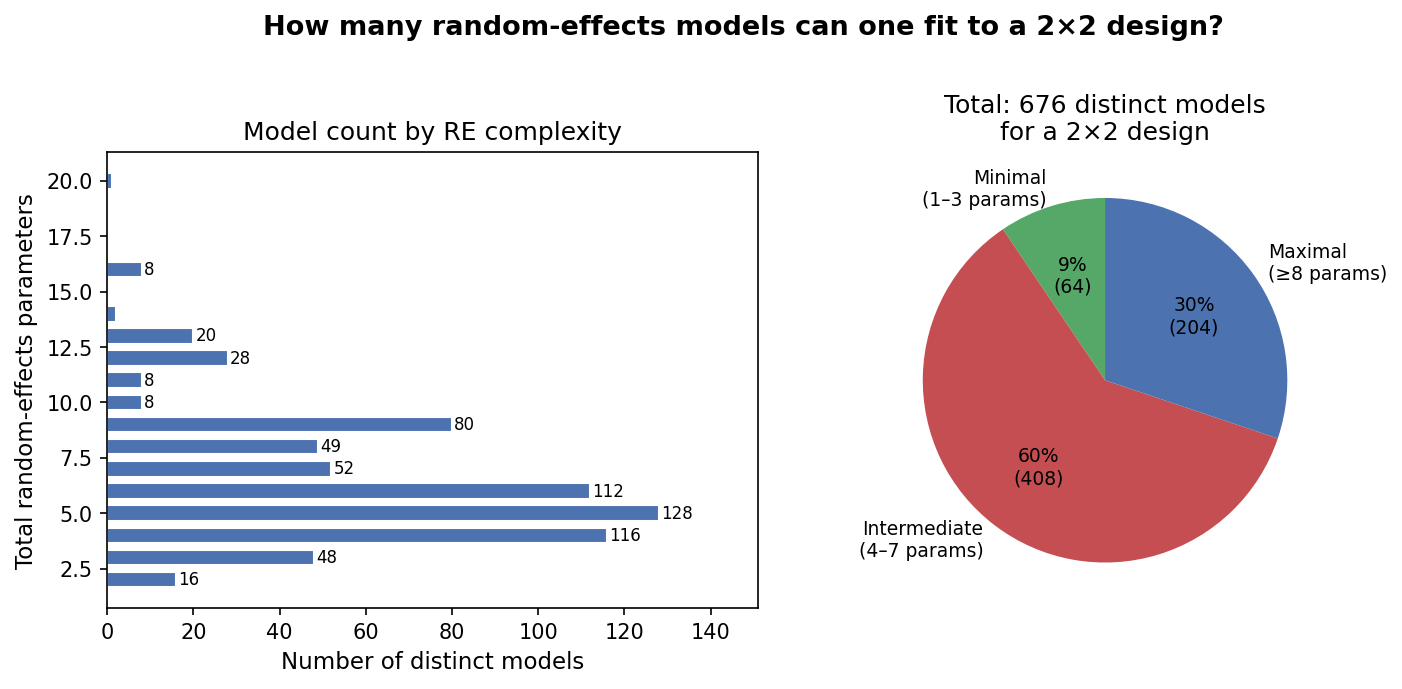

Write Python code to recreate this figure.
"""
Figure 1: The Garden of Forking Paths in Random Effects Specification

Shows how many distinct lme4-style model formulas are possible for a
typical 2x2 repeated-measures design (factors A and B, crossed with
participants and items).  The combinatorial explosion makes exhaustive
pre-registration of the random-effects structure impractical.
"""

import itertools
import matplotlib.pyplot as plt
import matplotlib.patches as mpatches
import numpy as np

# ------------------------------------------------------------------
# 1.  Enumerate random-effects structures
# ------------------------------------------------------------------
# Fixed effects of interest: intercept, A, B, A:B  (4 terms)
# Random effects can be specified for TWO grouping factors:
#   - by_subject
#   - by_item
# For each grouping factor, the analyst can include any non-empty
# subset of {intercept, A, B, A:B}, plus choose whether to allow or
# suppress correlations among random slopes (when >1 term included).

fixed_terms = ["(Intercept)", "A", "B", "A:B"]

def count_re_structures_for_grouping(terms):
    """
    For a single grouping factor, count distinct RE specifications.
    - Any non-empty subset of `terms` can be included.
    - If the subset has >1 element, correlations can be ON or OFF.
    Returns list of (subset, corr) labels.
    """
    structures = []
    for r in range(1, len(terms) + 1):
        for subset in itertools.combinations(terms, r):
            if len(subset) == 1:
                structures.append((subset, "—"))  # no correlation choice
            else:
                structures.append((subset, "corr"))
                structures.append((subset, "no corr"))
    return structures

subj_structures = count_re_structures_for_grouping(fixed_terms)
item_structures = count_re_structures_for_grouping(fixed_terms)

total = len(subj_structures) * len(item_structures)

# ------------------------------------------------------------------
# 2.  Categorise by "complexity" (total number of RE parameters)
# ------------------------------------------------------------------
def n_params(subset, corr):
    k = len(subset)
    if k == 1 or corr == "no corr":
        return k           # one variance per term, no covariance
    else:
        return k + k*(k-1)//2  # variances + upper-triangle covariances

counts_by_complexity = {}
for ss, sc in subj_structures:
    for is_, ic in item_structures:
        n = n_params(ss, sc) + n_params(is_, ic)
        counts_by_complexity[n] = counts_by_complexity.get(n, 0) + 1

complexities = sorted(counts_by_complexity)
counts = [counts_by_complexity[c] for c in complexities]

# ------------------------------------------------------------------
# 3.  Plot
# ------------------------------------------------------------------
fig, axes = plt.subplots(1, 2, figsize=(10, 4.5))

# Left panel: cumulative number of models
cum = np.cumsum(counts)
axes[0].barh(complexities, counts, color="#4C72B0", edgecolor="white", height=0.7)
axes[0].set_xlabel("Number of distinct models", fontsize=11)
axes[0].set_ylabel("Total random-effects parameters", fontsize=11)
axes[0].set_title("Model count by RE complexity", fontsize=12)
for i, (c, v) in enumerate(zip(complexities, counts)):
    if v > 2:
        axes[0].text(v + 0.5, c, str(v), va='center', fontsize=8)
axes[0].set_xlim(0, max(counts) * 1.18)

# Right panel: pie of broad categories
labels_pie = ["Minimal\n(1–3 params)", "Intermediate\n(4–7 params)",
              "Maximal\n(≥8 params)"]
groups = [
    sum(v for k, v in counts_by_complexity.items() if k <= 3),
    sum(v for k, v in counts_by_complexity.items() if 4 <= k <= 7),
    sum(v for k, v in counts_by_complexity.items() if k >= 8),
]
colors = ["#55A868", "#C44E52", "#4C72B0"]
wedges, texts, autotexts = axes[1].pie(
    groups, labels=labels_pie, colors=colors,
    autopct=lambda p: f"{p:.0f}%\n({int(round(p/100*total))})",
    startangle=90, textprops={"fontsize": 9})
axes[1].set_title(f"Total: {total} distinct models\nfor a 2×2 design", fontsize=12)

fig.suptitle(
    "How many random-effects models can one fit to a 2×2 design?",
    fontsize=13, fontweight="bold", y=1.01)
fig.tight_layout()
fig.savefig("fig1_forking_paths.pdf", bbox_inches="tight")
fig.savefig("fig1_forking_paths.png", dpi=150, bbox_inches="tight")
print(f"Total distinct RE structures: {total}")
plt.show()
